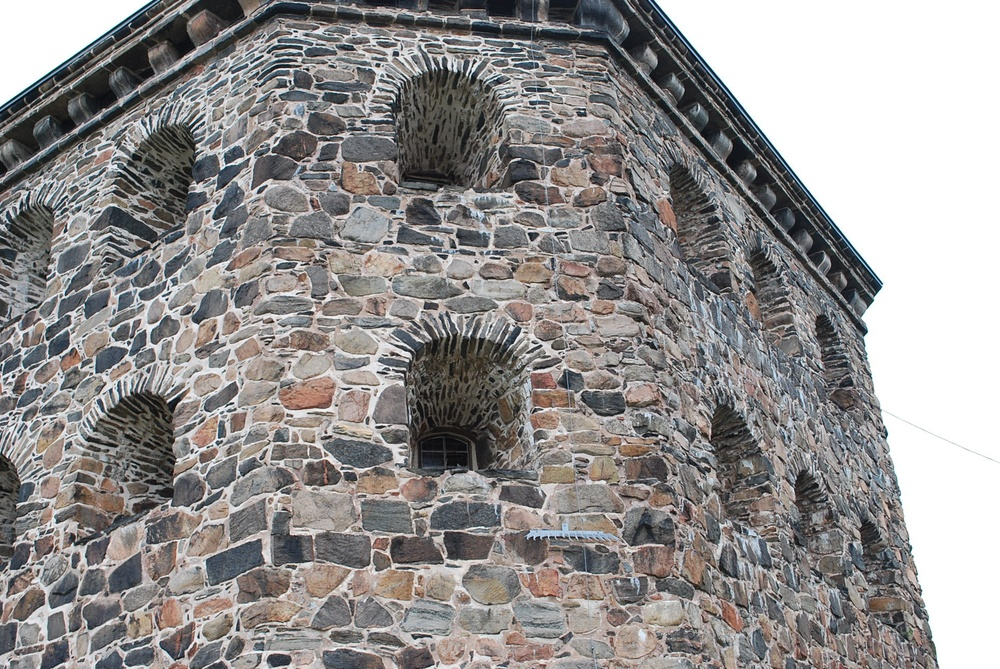
%> input picture a3/assignment3data/kronan1.JPG, 1000 x 669 px, shrunk from 1936 x 1296 before the run
$ octave ce2.m   (GNU Octave 9; MATLAB toolbox functions it lacks are replaced by stand-ins)
%> lines starting %> are read from the running program, lines starting %| are printed output that depends on the picture
### a3/assignment3data/pflat.m
% x(end,:)
%Extracts the last row of x

% repmat(a,[m n])
%Creates a block matrix with mn copies of a.

% a./b %Elementwise division.
%Divides the elements of a by the corresponding element of b.

% plot(a(1,:),a(2,:),?.?)
%Plots a point at (a(1,i),a(2,i)) for each i.

% plot3(a(1,:),a(2,:),a(3,:),?.?)
%Same as above but 3D.

% axis equal
%Makes sure that all axes have the same scale.

function x_flat = pflat(x)
% divides the homogeneous coordinates with their last
% entry for points of any dimensionality

    last_entry = x(end,:);
    x_flat = x ./ last_entry;
end

### a3/assignment3data/ce2.m
load('f.mat')
load('compEx1data.mat')
im1 = imread('kronan1.JPG');
%> im1 is the input picture: size 669x1000x3 uint8; mean R, G, B 147.1, 144.6, 143.8
im2 = imread('kronan2.JPG');
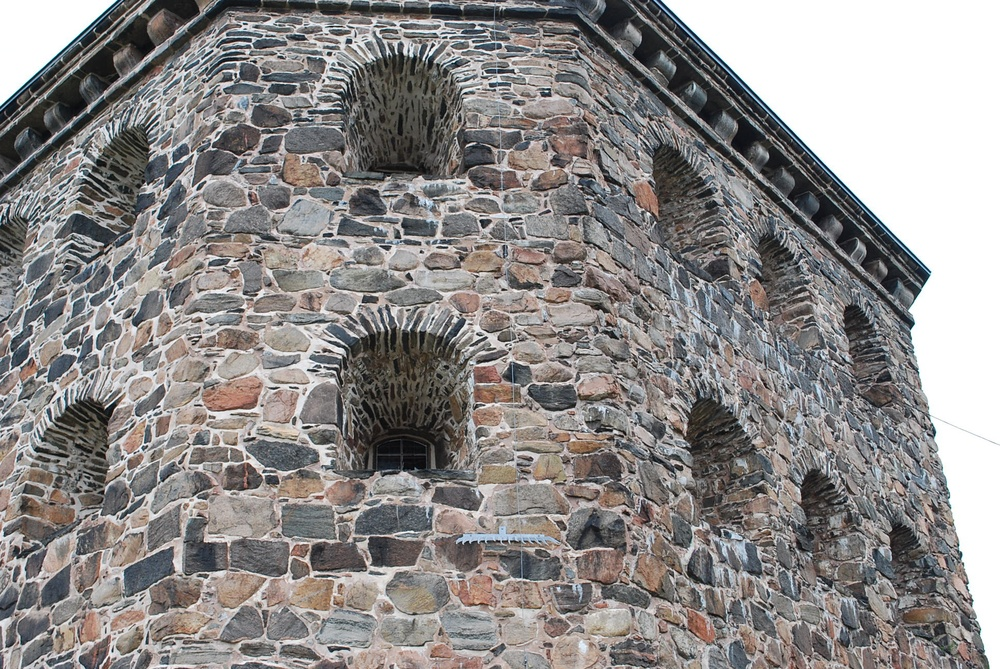
%> input picture a3/assignment3data/kronan2.JPG, 1000 x 669 px, shrunk from 1936 x 1296 before the run
%> im2 is the input picture: size 669x1000x3 uint8; mean R, G, B 141.3, 138.2, 137.2

% Compute the camera matrices
[x1n, N1] = transform_by_N(x{1});
[x2n, N2] = transform_by_N(x{2});

P1 = [eye(3) zeros(3, 1)]
P1n = N1*P1;

e2 = null(F');
e2x = [0 -e2(3) e2(2); e2(3) 0 -e2(1); -e2(2) e2(1) 0];

P2 = [e2x * F e2]
P2n = N2 * P2;

% Triangulate
[M, X] = triangulate(x1n,x2n, P1n, P2n);

% PLot images
project_to_image(im1, P1n, N1, X, x{1})
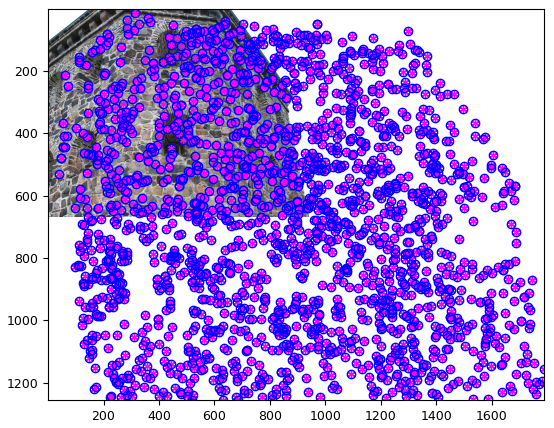
%> figure redrawn from the program's plot data
project_to_image(im2, P2n, N2, X, x{2})
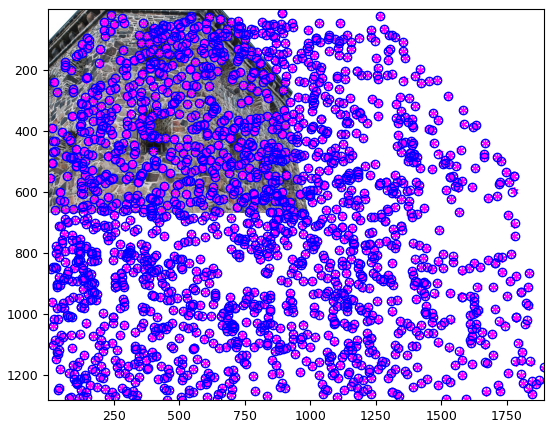
%> figure redrawn from the program's plot data

% Plot figure
figure
X = pflat(X);
plot3(X(1,:), X(2,:), X(3,:), '.')
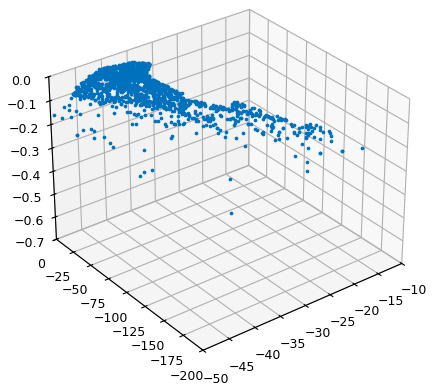
%> figure redrawn from the program's plot data


function project_to_image(im, Pn, N, X, x)
    figure
    xproj = pflat(Pn * X);
    xprojn = N\xproj;
    imagesc(im)
    hold on
    plot(xprojn(1,:), xprojn(2,:), 'm*')
    plot(x(1,:), x(2,:), 'bo')
end

function [M, X] = triangulate(x1,x2, P1, P2)

    X = [];
    n = length(x1);

    for i=1:n
        M = [P1, -x1(:,i), zeros(3, 1); P2, zeros(3, 1), -x2(:,i)];
        [U,S,V] = svd(M);
        v = V(:, end);
        X = [X, v(1:4,1)];
    end

end


function [xN, N] = transform_by_N(x)
% subtract the mean of the points
% re-scales the coordinates by the standard deviation in each coordinate
% returns normailized image points xN

    m = mean(x(1:2,:),2) ;
    s =  std(x(1:2,:),0,2) ;

    N = [1/s(1)   0       -m(1)/s(1)
         0       1/s(2)  -m(2)/s(2)
         0       0       1];

    xN = pflat(N*x);

end
